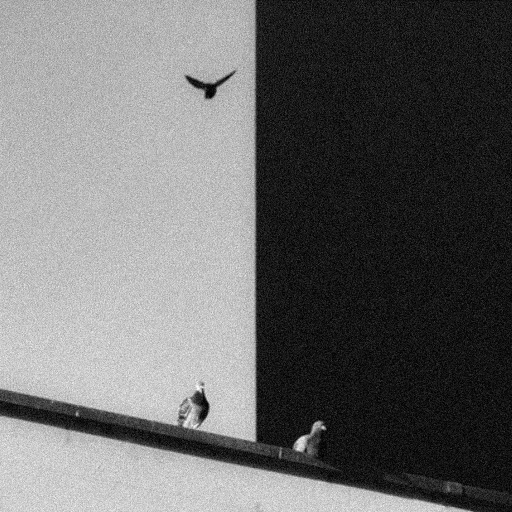
#> input picture Obrazy/zestaw 3/ptaki.png, 512 x 512 px
$ python zad14.py
#> lines starting #> are read from the running program, lines starting #| are printed output that depends on the picture; long printed decimals are rounded
import numpy as np
from PIL import Image
from scipy.signal import convolve2d
from skimage import exposure

obraz = Image.open("ptaki.png").convert("L")
#> obraz is the input picture: PIL image 512x512 L; min 0, max 254, mean 105.5
obraz_np = np.array(obraz, dtype=np.float32)


wys, szer = obraz_np.shape
#> wys = 512; szer = 512

#okno sinus
x = np.arange(szer)
#> x = 512 values from 0 to 511
y = np.arange(wys)
#> y = 512 values from 0 to 511
X, Y = np.meshgrid(x, y)

raw_window = np.sin(np.pi * X / szer) * np.sin(np.pi * Y / wys)


obraz_windowed = obraz_np * raw_window
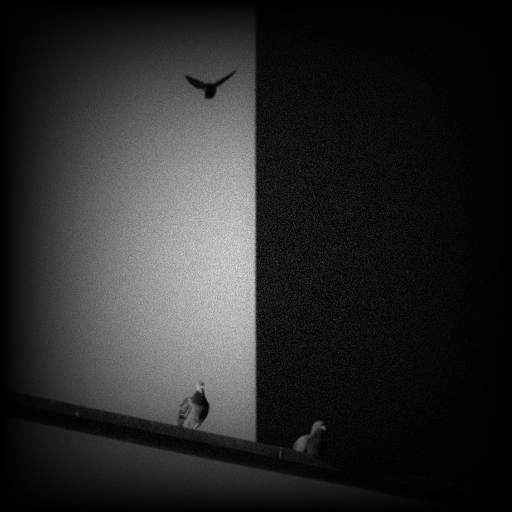
#> obraz_windowed: shape (512, 512) float64; min 0, max 234.9, mean 42.1
obraz_windowed_norm = 255 * (obraz_windowed - np.min(obraz_windowed)) / (np.max(obraz_windowed) - np.min(obraz_windowed))
obraz_windowed_norm = obraz_windowed_norm.astype(np.uint8)

kernel = np.array([
    [1/9, 1/9, 1/9],
    [1/9, 1/9, 1/9],
    [1/9, 1/9, 1/9]
], dtype=np.float32)

# konwulcja
obraz_smoothed = convolve2d(obraz_windowed_norm, kernel, mode='same', boundary='symm') #funckja convolve2d dziala zgodnie z wzorem podanym wprzyk b

obraz_smoothed = np.clip(obraz_smoothed, 0, 255).astype(np.uint8)

korekta_gamma = 0.6
srednia_po = np.mean(obraz_smoothed)
#> srednia_po = 44.74
gamma_obraz = exposure.adjust_gamma(obraz_smoothed, korekta_gamma)
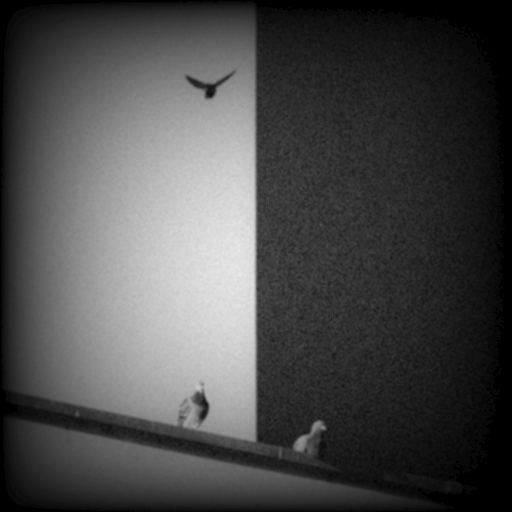
#> gamma_obraz: shape (512, 512); min 0, max 233, mean 73.5


obraz_bezposrednio = convolve2d(obraz_np, kernel, mode='same', boundary='symm')


print("Jasnosc srednia obrazu oryginalnego: ", np.mean(obraz_np))
#| Jasnosc srednia obrazu oryginalnego:  105.546
print("Jasnosc srednia obrazu po zastosowaniu filtru: ", np.mean(obraz_smoothed))
#| Jasnosc srednia obrazu po zastosowaniu filtru:  44.742
print("Jasnosc srednia obrazu po korekcji gamma: ", np.mean(gamma_obraz))
#| Jasnosc srednia obrazu po korekcji gamma:  73.471
print("Jasnosc srednia obrazu po usrednieniu: ", np.mean(obraz_bezposrednio))
#| Jasnosc srednia obrazu po usrednieniu:  105.546
print("janość srednia obrazu po zastosowaniu okna: ", np.mean(obraz_windowed_norm))
#| janość srednia obrazu po zastosowaniu okna:  45.178

#save images
Image.fromarray(obraz_windowed_norm).save("output_image.png")
Image.fromarray(obraz_smoothed).save("output_image_smoothed.png")
Image.fromarray(gamma_obraz).save("output_image_gamma.png")
Image.fromarray(obraz_bezposrednio.astype(np.uint8)).save("output_image_usredniony.png")
